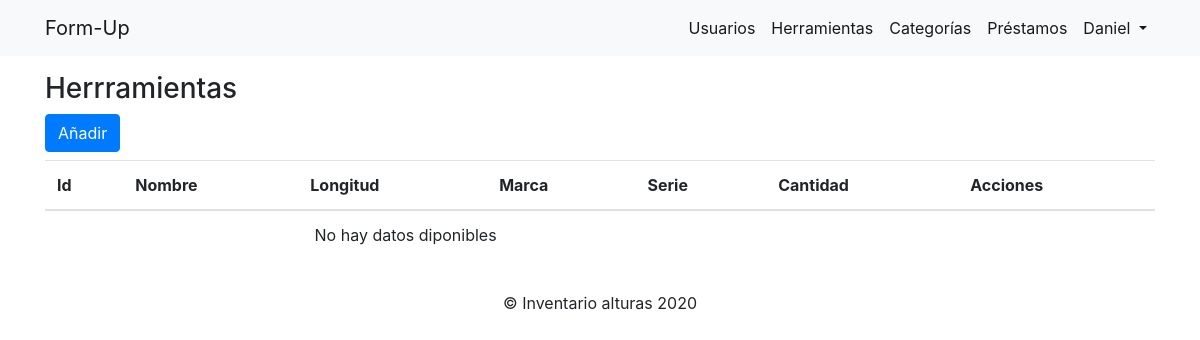
Page /index.php?controller=tools&action=index (signed in) on the earlier database version.
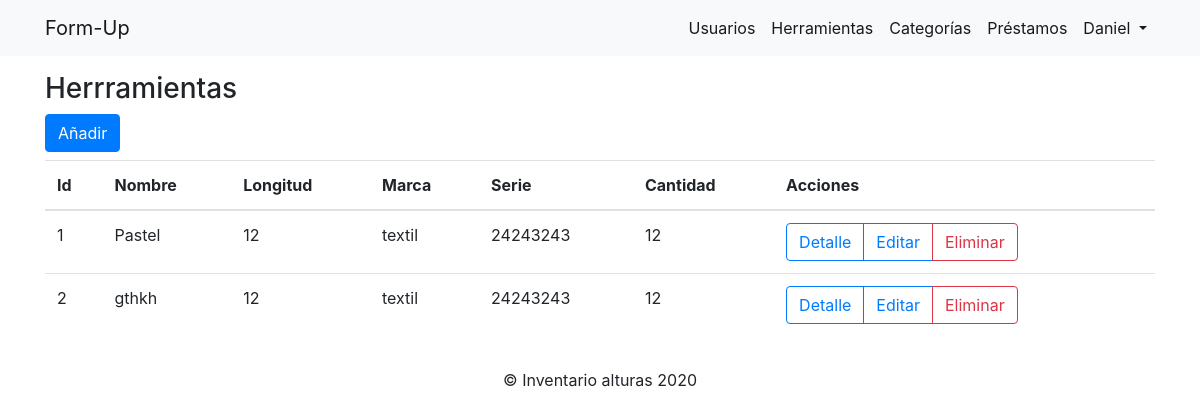
Same page on the later database version.
### tables this page shows
CREATE TABLE `herramientas` (
  `id` int(11) NOT NULL,
  `nombre` varchar(200) NOT NULL,
  `marca` varchar(200) NOT NULL,
  `longitud` int(11) NOT NULL,
  `serie` int(11) NOT NULL,
  `descripcion` varchar(250) NOT NULL,
  `cantidad` int(11) NOT NULL,
  `foto` varchar(255) DEFAULT NULL,
  `entidad_cert` varchar(255) DEFAULT NULL,
  `fecha_fbc` text DEFAULT NULL,
  `norma_cert` text DEFAULT NULL,
  `vencimiento` text DEFAULT NULL
);

### controllers/ToolsController.php (called while the page is built, shortened)
<?php
class ToolsController extends BaseController{
    public function index()
    {
        $herramienta_obj  = new Tool();
        $all_herramientas = $herramienta_obj->getAll();
        require_once 'views/dashboard/tools/index.php';
    }
}

### core/Connection.php (called while the page is built, shortened)
<?php
abstract class Connection
{
    public function __construct()
    {
        try
        {
            $this->dbConnection = new PDO(DB_DRIVER . ':host=' . DB_HOST . ';dbname=' . DB_NAME, DB_USER, DB_PASS);
        } catch (PDOException $ex) {
            echo $ex->getMessage();
            die();
        }
    }
}
?>

### models/Tool.php (called while the page is built, shortened)
<?php
 class Tool extends BaseModel
 {
    public function __construct($id=null,$nombre=null,$marca=null,$longitud=null,$serie=null,$descripcion=null,$cantidad=null,$foto=null,$entidad_cert=null,$fecha_fab=null,$norma_cert=null,$vencimiento=null)
    {
        $this->table="herramientas";
    }
 }

### core/BaseModel.php (called while the page is built, shortened)
<?php
class BaseModel extends Connection
{
    protected $table;
    public function getAll()
    {
        try {
            $sql = $this->dbConnection->prepare("SELECT * FROM ".$this->table);
            $sql->execute();
            $resultSet = null;
            while ($row = $sql->fetch(PDO::FETCH_OBJ)) {
                $resultSet[] = $row;
            }
            return $resultSet;
        } catch (PDOException $ex) {
            echo $ex->getMessage();
            die();
        }
    }
}
?>

### views/dashboard/tools/index.php (the view)
<?php include_once 'views/layouts/header.php' ?>
<?php include_once 'views/layouts/navbar.php' ?>
<div class="container my-3">
    <div class="row">
        <div class="col">
            <h3>Herrramientas</h3>
        </div>
    </div>
    <div class="row">
        <div class="col">
            <a href="index.php?controller=tools&action=create" class="btn btn-primary mb-2">Añadir</a>
            <table class="table">
                <thead>
                    <tr>
                        <th>Id</th>
                        <th>Nombre</th>
                        <th>Longitud</th>
                        <th>Marca</th>
                        <th>Serie</th>
                        <th>Cantidad</th>
                        <th>Acciones</th>
                    </tr>
                </thead>
                <tbody>
                    <?php if(count($all_herramientas)>0){?>
                        <?php foreach($all_herramientas as $row){?>
                            <tr>
                                <td><?php echo $row->id ?></td>
                                <td><?php echo $row->nombre ?></td>
                                <td><?php echo $row->longitud ?></td>
                                <td><?php echo $row->marca ?></td>
                                <td><?php echo $row->serie ?></td>
                                <td><?php echo $row->cantidad ?></td>
                                <td>
                                    <div class="btn-group" role="group" aria-label="Basic example">
                                        <a href="index.php?controller=tools&action=detail&id=<?php echo $row->id ?>" class="btn btn-outline-primary">Detalle</a>
                                        <a href="index.php?controller=tools&action=edit&id=<?php echo $row->id ?>" class="btn btn-outline-primary">Editar</a>
                                        <a href="index.php?controller=tools&action=delete" class="btn btn-outline-danger">Eliminar</a>
                                    </div>
                                </td>
                            </tr>
                        <?php }?>
                    <?php }else{?>
                        <tr>
                            <td colspan="5" class="text-center">
                                No hay datos diponibles
                            </td>
                        </tr>
                    <?php }?>
                </tbody>
            </table>
        </div>
    </div>
</div>
<?php include_once 'views/layouts/footer.php' ?>

Differences in the rows shown:
added herramientas: id "1", nombre "Pastel", longitud "12", marca "textil", serie "24243243", cantidad "12"
added herramientas: id "2", nombre "gthkh", longitud "12", marca "textil", serie "24243243", cantidad "12"
Other differences:
text no longer shown: "No hay datos diponibles"
